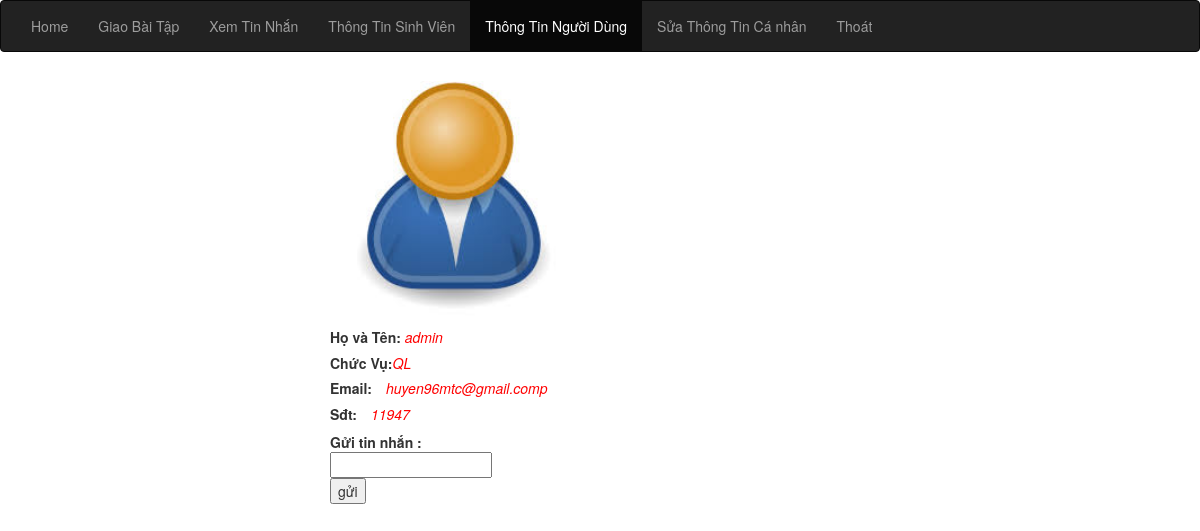
Screenshot of /imfordetail.php?id=75 with the database file from the repository.
### tables this page shows
CREATE TABLE `sinhvien` (
  `id` int(11) NOT NULL,
  `username` varchar(50) NOT NULL,
  `password` varchar(50) NOT NULL,
  `name` varchar(50) NOT NULL,
  `email` varchar(50) NOT NULL,
  `sdt` varchar(50) NOT NULL,
  `chucvu` varchar(50) NOT NULL
);

### dbhelp.php (called while the page is built, shortened)
<?php
function executeResult($sql) {
	$conn = mysqli_connect(HOST, USERNAME, PASSWORD, DATABASE);
	$resultset = mysqli_query($conn, $sql);
	$list      = [];
	while ($row = mysqli_fetch_array($resultset, 1)) {
		$list[] = $row;
	}
	return $list;
}

### imfordetail.php (the view, shortened to what this page needs)
<?php
require_once('dbhelp.php');
if (isset($_GET['id'])) {
	$id          = $_GET['id'];
	$sql         = 'select * from sinhvien where id = ' . $id;
	$studentList = executeResult($sql);
	if ($studentList != null && count($studentList) > 0) {
		$std        = $studentList[0];
		$s_name = $std['name'];
		$s_email  = $std['email'];
		$s_sdt  = $std['sdt'];
		$s_chucvu  = $std['chucvu'];
	} else {
		$id = '';
	}
}
?>
<!DOCTYPE html>
<html>
<head>
	<link rel="stylesheet" href="https://maxcdn.bootstrapcdn.com/bootstrap/3.4.1/css/bootstrap.min.css">
	<link rel="stylesheet" href="updateprofile.css">
</head>
<body>
<?php
if($_SESSION['chucvu']=='SV'){
echo '
<nav class="navbar navbar-inverse">
  <div class="container-fluid">
    <div class="navbar-header">
    </div>
    <ul class="nav navbar-nav">
      <li ><a href="fuctionforsv.php">Home</a></li>
      <li><a onclick="window.open("recievetask.php", "_self")">Xem bài tập</a></li>
      <li><a href="message.php" >Xem tin nhắn</a></li>
      <li><a  href="updateprofile.php">Sửa thông tin cá nhân</a></li>
      <li class="active"><a href="inforuser.php">Xem thông tin người dùng</a></li>
      <li><a href="deletesesstion.php">Thoát</a></li>
    </ul>
  </div>
</nav>';}
else{
	echo
	'<nav class="navbar navbar-inverse">
  <div class="container-fluid">
	<ul class="nav navbar-nav ">
	  <li ><a href="fuctionforql.php">Home</a></li>
	  <li><a href="givetask.php">Giao Bài Tập</a></li>
	  <li><a href="message.php">Xem Tin Nhắn</a></li>
	  <li><a href="inforsv.php" >Thông Tin Sinh Viên</a></li>
	  <li  class="active" ><a href="inforuser.php">Thông Tin Người Dùng</a></li>
	  <li><a href="updateprofile.php">Sửa Thông Tin Cá nhân</a></li>
	  <li><a href="deletesesstion.php">Thoát</a></li>
	</ul>
  </div>
</nav>';
}
?>
	<?php
	$idto=$_GET['id'];
	echo
		'<div class="card" style="width:45%;margin:0 auto;">
    <img class="" src="user.jfif" alt="Card image" style="width:46%">
    <div class="card-body">
      <h5 class="card-title"><b>Họ và Tên:</b> <i style="color:red">' . $s_name . '</i></h5>' .
			'<h5 class="card-text"><b>Chức Vụ:</b><i style="color:red">' . $s_chucvu . '</i></h5>' .
			'<h5 class="card-text"><b>Email:</b>&emsp;<i style="color:red">' . $s_email . '</i></h5>' .
			'<h5 class="card-text"><b>Sđt:</b>&emsp;<i style="color:red">' . $s_sdt . '</i></h5><b>Gửi tin nhắn :</b>
			<form method="post" action="messageDAO.php?id='.$idto.'">
			<input type="text" name="message" style="width:30%"><br>
			<input type="submit" name="submess" value="gửi"><br>
			</form>
			</div></div>';
	?>
</body>
</html>

### rows the page displays
sinhvien: name "admin", chucvu "QL", email "huyen96mtc@gmail.comp", sdt "11947"
